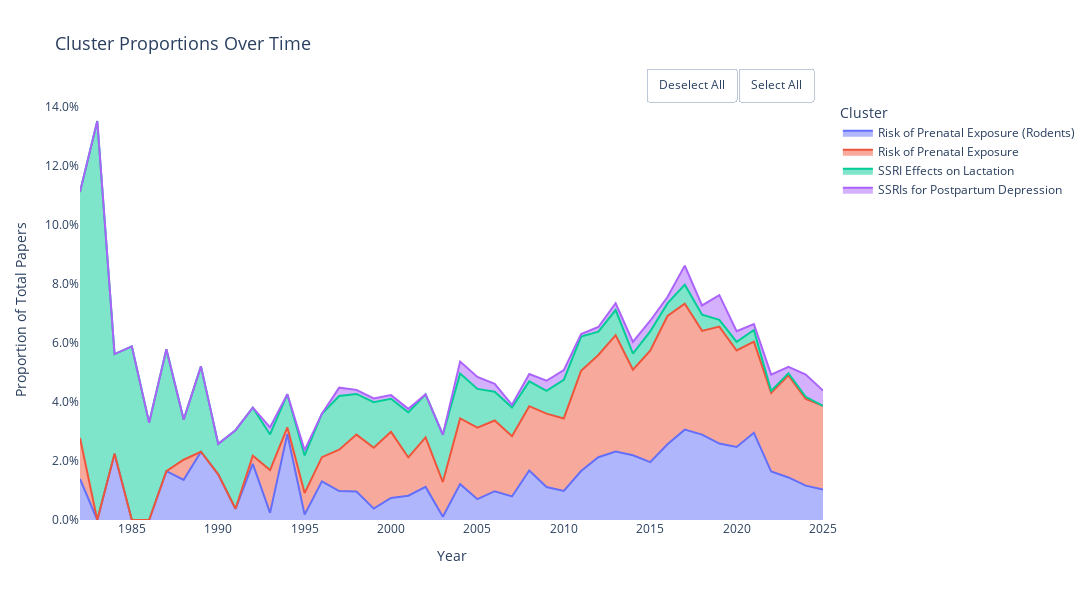

Notebook code for this chart:
### Code cell
fig_perinatal

### Figure 1 — Plotly figure (JSON) as saved in the notebook; plotly's stock layout.template omitted (floating-point values rounded to 4 significant figures)
{"data": [{"fillpattern": {"shape": ""}, "hovertemplate": "<b>%{fullData.name}</b><br>Year: %{x}<br>Proportion: %{y:.2%}<extra></extra>", "legendgroup": "Risk of Prenatal Exposure (Rodents)", "line": {"color": "#636EFA"}, "marker": {"symbol": "circle"}, "mode": "lines", "name": "Risk of Prenatal Exposure (Rodents)", "orientation": "v", "showlegend": true, "stackgroup": "1", "type": "scatter", "x": [1982, 1983, 1984, 1985, 1986, 1987, 1988, 1989, 1990, 1991, 1992, 1993, 1994, 1995, 1996, 1997, 1998, 1999, 2000, 2001, 2002, 2003, 2004, 2005, 2006, 2007, 2008, 2009, 2010, 2011, 2012, 2013, 2014, 2015, 2016, 2017, 2018, 2019, 2020, 2021, 2022, 2023, 2024, 2025], "xaxis": "x", "y": [0.01389, 0.0, 0.02247, 0.0, 0.0, 0.01653, 0.01361, 0.02312, 0.01546, 0.003802, 0.01902, 0.002415, 0.02915, 0.001821, 0.01309, 0.009804, 0.009642, 0.003861, 0.007463, 0.008235, 0.0112, 0.00107, 0.01215, 0.007064, 0.009752, 0.007979, 0.01676, 0.01115, 0.009828, 0.01657, 0.02126, 0.02318, 0.02193, 0.01959, 0.02564, 0.0306, 0.02891, 0.02589, 0.02471, 0.02955, 0.0164, 0.01441, 0.01163, 0.01031], "yaxis": "y"}, {"fillpattern": {"shape": ""}, "hovertemplate": "<b>%{fullData.name}</b><br>Year: %{x}<br>Proportion: %{y:.2%}<extra></extra>", "legendgroup": "Risk of Prenatal Exposure", "line": {"color": "#EF553B"}, "marker": {"symbol": "circle"}, "mode": "lines", "name": "Risk of Prenatal Exposure", "orientation": "v", "showlegend": true, "stackgroup": "1", "type": "scatter", "x": [1982, 1983, 1984, 1985, 1986, 1987, 1988, 1989, 1990, 1991, 1992, 1993, 1994, 1995, 1996, 1997, 1998, 1999, 2000, 2001, 2002, 2003, 2004, 2005, 2006, 2007, 2008, 2009, 2010, 2011, 2012, 2013, 2014, 2015, 2016, 2017, 2018, 2019, 2020, 2021, 2022, 2023, 2024, 2025], "xaxis": "x", "y": [0.01389, 0.0, 0.0, 0.0, 0.0, 0.0, 0.006803, 0.0, 0.0, 0.0, 0.002717, 0.01449, 0.002242, 0.007286, 0.008183, 0.01401, 0.01928, 0.02059, 0.02239, 0.01294, 0.0168, 0.01176, 0.02227, 0.02422, 0.02394, 0.02039, 0.02179, 0.02487, 0.02457, 0.03397, 0.03465, 0.03941, 0.02897, 0.03774, 0.04345, 0.04267, 0.03516, 0.0396, 0.0327, 0.03086, 0.02666, 0.03458, 0.02941, 0.02835], "yaxis": "y"}, {"fillpattern": {"shape": ""}, "hovertemplate": "<b>%{fullData.name}</b><br>Year: %{x}<br>Proportion: %{y:.2%}<extra></extra>", "legendgroup": "SSRI Effects on Lactation", "line": {"color": "#00CC96"}, "marker": {"symbol": "circle"}, "mode": "lines", "name": "SSRI Effects on Lactation", "orientation": "v", "showlegend": true, "stackgroup": "1", "type": "scatter", "x": [1982, 1983, 1984, 1985, 1986, 1987, 1988, 1989, 1990, 1991, 1992, 1993, 1994, 1995, 1996, 1997, 1998, 1999, 2000, 2001, 2002, 2003, 2004, 2005, 2006, 2007, 2008, 2009, 2010, 2011, 2012, 2013, 2014, 2015, 2016, 2017, 2018, 2019, 2020, 2021, 2022, 2023, 2024, 2025], "xaxis": "x", "y": [0.08333, 0.1351, 0.03371, 0.05882, 0.03297, 0.04132, 0.01361, 0.0289, 0.01031, 0.02662, 0.0163, 0.01208, 0.01121, 0.01275, 0.01473, 0.01821, 0.01377, 0.01544, 0.01119, 0.01529, 0.01456, 0.01604, 0.01518, 0.01312, 0.009752, 0.009752, 0.008382, 0.007719, 0.0131, 0.0116, 0.007874, 0.008501, 0.005482, 0.006531, 0.004274, 0.006441, 0.005469, 0.002285, 0.002907, 0.00394, 0.0006835, 0.0007205, 0.000684, 0.0], "yaxis": "y"}, {"fillpattern": {"shape": ""}, "hovertemplate": "<b>%{fullData.name}</b><br>Year: %{x}<br>Proportion: %{y:.2%}<extra></extra>", "legendgroup": "SSRIs for Postpartum Depression", "line": {"color": "#AB63FA"}, "marker": {"symbol": "circle"}, "mode": "lines", "name": "SSRIs for Postpartum Depression", "orientation": "v", "showlegend": true, "stackgroup": "1", "type": "scatter", "x": [1982, 1983, 1984, 1985, 1986, 1987, 1988, 1989, 1990, 1991, 1992, 1993, 1994, 1995, 1996, 1997, 1998, 1999, 2000, 2001, 2002, 2003, 2004, 2005, 2006, 2007, 2008, 2009, 2010, 2011, 2012, 2013, 2014, 2015, 2016, 2017, 2018, 2019, 2020, 2021, 2022, 2023, 2024, 2025], "xaxis": "x", "y": [0.0, 0.0, 0.0, 0.0, 0.0, 0.0, 0.0, 0.0, 0.0, 0.0, 0.0, 0.002415, 0.0, 0.001821, 0.0, 0.002801, 0.001377, 0.001287, 0.001244, 0.001176, 0.0, 0.0, 0.004049, 0.004036, 0.00266, 0.0008865, 0.002515, 0.003431, 0.003276, 0.0008285, 0.001575, 0.002318, 0.003915, 0.003628, 0.002137, 0.006441, 0.003125, 0.008378, 0.003634, 0.00197, 0.005468, 0.002161, 0.007524, 0.005155], "yaxis": "y"}], "layout": {"height": 600, "hovermode": "closest", "legend": {"font": {"size": 12}, "orientation": "v", "title": {"font": {"size": 14}, "text": "Cluster"}, "tracegroupgap": 0, "traceorder": "normal", "x": 1.02, "xanchor": "left", "y": 1, "yanchor": "top"}, "margin": {"r": 150}, "plot_bgcolor": "white", "title": {"font": {"size": 18}, "text": "Cluster Proportions Over Time"}, "updatemenus": [{"buttons": [{"args": [{"visible": "legendonly"}], "label": "Deselect All", "method": "restyle"}, {"args": [{"visible": true}], "label": "Select All", "method": "restyle"}], "direction": "left", "pad": {"r": 10, "t": 10}, "showactive": false, "type": "buttons", "x": 1, "xanchor": "right", "y": 1.1, "yanchor": "top"}], "width": 1200, "xaxis": {"anchor": "y", "domain": [0, 1], "title": {"font": {"size": 14}, "text": "Year"}}, "yaxis": {"anchor": "x", "domain": [0, 1], "tickformat": ".1%", "title": {"font": {"size": 14}, "text": "Proportion of Total Papers"}}}}
